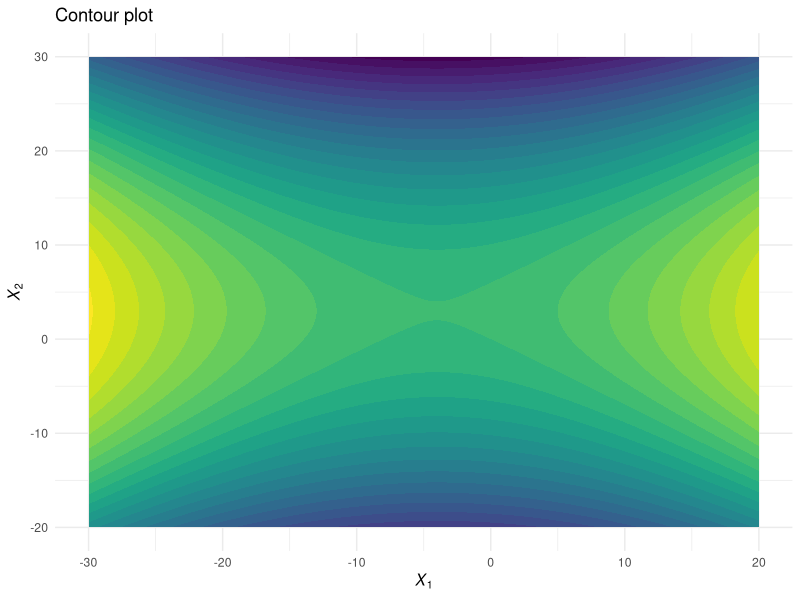
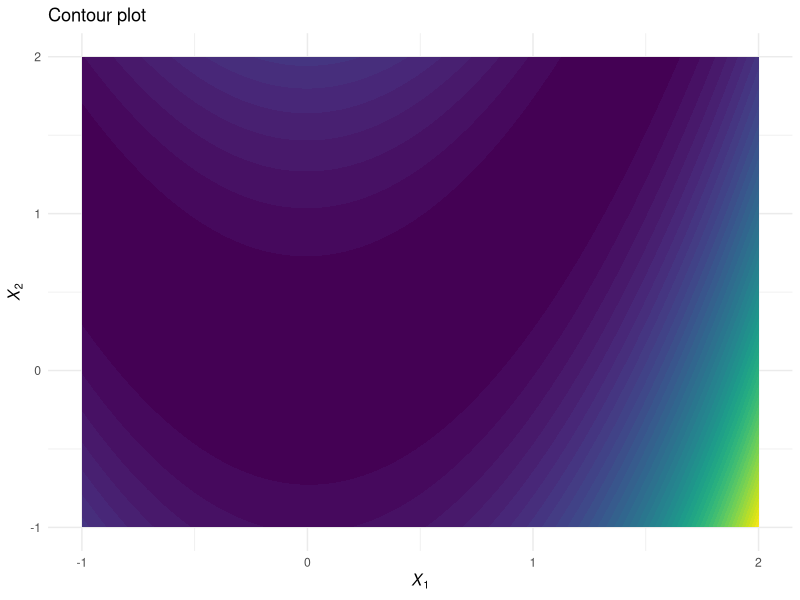
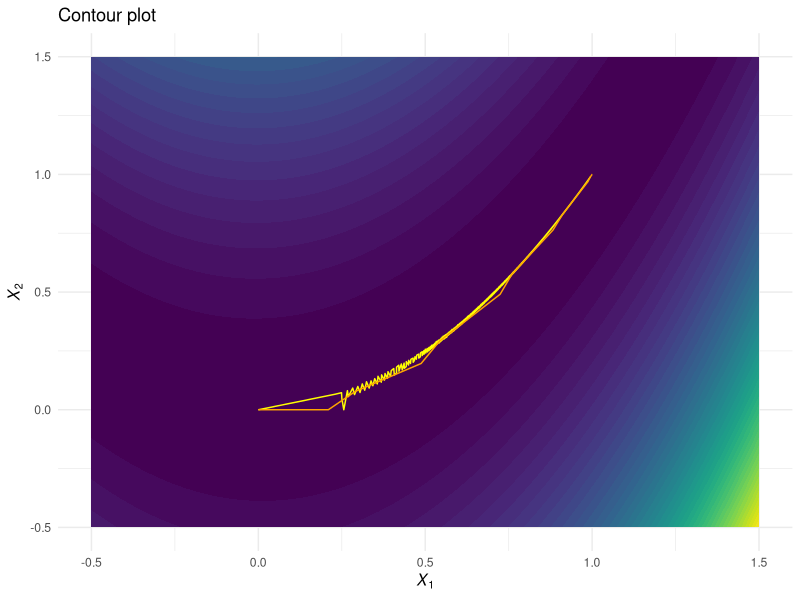

The R script that drew these images, in order:
## ---- chunk 1
NR <- function(formula, data = NULL, start, n.iter) {
  
  X <- model.matrix(formula, data)
  Y <- model.frame(formula, data)[,1]
  
  loglikelihood <- function(X, Y, beta) {
    constant <- sapply(Y, function(y) sum(log(1:y))) |> sum()
    sum(y - X %*% beta - exp(X %*% beta) - constant)
  }
  
  score <- function(X, Y, beta) {
    t(X) %*% (Y - exp(X %*% beta))
  }
  
  hess <- function(X, beta) {
    - t(X) %*% diag(c(exp(X %*% beta))) %*% X
  }
  
  out <- matrix(0, n.iter+1, ncol(X))
  out[1, ] <- b <- start
  
  logL <- numeric(n.iter+1)
  logL[1] <- loglikelihood(X, Y, b)
  
  for (i in (1:n.iter)+1) {
    b <- b - solve(hess(X, b)) %*% score(X, Y, b)
    out[i, ] <- b
    logL[i] <- loglikelihood(X, Y, b)
  }
  data.frame(iter = 0:n.iter,
             out,
             logL = logL)
}

x <- c(1, 1, 1, 0, 0, 0)
y <- c(12, 15, 17, 8, 11, 5)

NR(y ~ x, start = c(0,0), n.iter = 20) |>
  knitr::kable() |>
  kableExtra::kable_styling(bootstrap_options = c("striped", "hover"))

## ---- chunk 2
#| message: false
library(ggplot2)
library(dplyr)
library(purrr)

fx1x2 <- function(x1, x2) 8*x1 + 12*x2 + x1^2 - 2*x2^2

expand.grid(x1 = -300:200/10,
            x2 = -200:300/10) |>
  mutate(f = map2_dbl(x1, x2, fx1x2)) |>
  ggplot(aes(x = x1, y = x2, z = f)) +
  stat_contour_filled(bins = 30, show.legend = FALSE) +
  theme_minimal() +
  labs(x = expression(italic(X[1])),
       y = expression(italic(X[2])),
       title = "Contour plot")
## ---- chunk 3
fx1x2 <- function(x1, x2) 100*(x2 - x1^2)^2 + (1 - x1)^2

expand.grid(x1 = -100:200/100,
            x2 = -100:200/100) |>
  mutate(f = map2_dbl(x1, x2, fx1x2)) |>
  ggplot(aes(x = x1, y = x2, z = f)) +
  stat_contour_filled(bins = 50, show.legend = FALSE) +
  theme_minimal() +
  labs(x = expression(italic(X[1])),
       y = expression(italic(X[2])),
       title = "Contour plot")
## ---- chunk 4
f <- function(x1, x2) 100*(x2 - x1^2)^2 + (1 - x1)^2

score <- function(x1, x2) {
  c(400*x1^3 - 400*x1*x2 + 2*x1 - 2,
    200*x2 - 200*x1^2)
}
  
hess <- function(x1, x2) {
  matrix(c(1200*x1^2 - 400*x2 + 2, -400*x1, -400*x1, 200), 
         nrow = 2, ncol = 2)
}

SD <- function(start, n.iter, alpha, rho, tol = 1e-16) {
  b <- start
  grad <- matrix(0, n.iter + 1, 2)
  grad[1, ] <- score(b[1], b[2])
  
  out <- matrix(0, n.iter + 1, 2)
  out[1, ] <- b
  
  i <- 1; conv <- FALSE
  
  while (!conv) {
    i <- i+1
    fold <- f(out[i-1, 1], out[i-1, 2])
    gradvec <- score(out[i-1, 1], out[i-1, 2])
    out[i, ] <- out[i-1, ] - alpha * gradvec / sum(gradvec^2)
    grad[i, ] <- gradvec
    
    fnew <- f(out[i,1], out[i,2])
    a <- alpha
    while(fnew > fold) {
      a <- a*rho
      out[i, ] <- out[i-1, ] - a * gradvec / sum(gradvec^2)
      grad[i, ] <- c(score(out[i,1], out[i,2]))
      fnew <- f(out[i,1], out[i,2])
    }
    if (
      i - 1 == n.iter | 
      abs(fnew - fold) < tol
    ) {
      conv <- TRUE
    }
    
  }
  data.frame(iter = 0:(nrow(out)-1), 
             out  = out, 
             grad = grad, 
             fval = f(out[,1], out[,2])) |>
    subset(iter < i)
}

SDout <- SD(c(0,0), 20000, 1, 0.8, 1e-10)

SDout |>
  head(15) |>
  knitr::kable() |>
  kableExtra::kable_styling(bootstrap_options = c("striped", "hover"))
## ---- chunk 5
NR <- function(start, n.iter, alpha, rho) {
  
  b <- start
  grad <- matrix(0, n.iter + 1, 2)
  grad[1, ] <- score(b[1], b[2])
  
  out <- matrix(0, n.iter + 1, 2)
  out[1, ] <- b
  
  for (i in 1:n.iter + 1) {
    
    fold <- f(out[i-1,1], out[i-1,2])
    b <- out[i - 1, ]
    
    out[i, ] <- b - solve(hess(b[1], b[2])) %*% score(b[1], b[2])
    grad[i, ] <- c(score(b[1], b[2]))

    fnew <- f(out[i,1], out[i,2])
    a <- alpha
    while (fnew>fold){
      a <- a*rho
      out[i,] <- out[i-1,] - a * solve(hess(b[1], b[2])) %*% score(b[1], b[2])
      grad[i, ] <- c(score(out[i,1], out[i,2]))
      fnew <- f(out[i,1], out[i,2])
    }
  }
  data.frame(iter = 0:(nrow(out)-1), 
             out  = out, 
             grad = grad, 
             fval = f(out[,1], out[,2]))
}
NRout <- NR(c(0,0), 15, 1, 0.8) 

NRout |>
  knitr::kable() |>
  kableExtra::kable_styling(bootstrap_options = c("striped", "hover"))

expand.grid(x1 = -50:150/100,
            x2 = -50:150/100) |>
  mutate(f = map2_dbl(x1, x2, fx1x2)) |>
  ggplot(aes(x = x1, y = x2, z = f)) +
  stat_contour_filled(bins = 50, show.legend = FALSE) +
  geom_line(data = SDout, 
            mapping = aes(x = out.1, y = out.2, z = NULL), 
            col = "yellow") +
  geom_line(data = NRout, 
            mapping = aes(x = out.1, y = out.2, z = NULL),
            col = "orange") +
  theme_minimal() +
  labs(x = expression(italic(X[1])),
       y = expression(italic(X[2])),
       title = "Contour plot")
## ---- chunk 6
loglikelihood <- function(X, Y, beta) {
  sum(Y * (X%*%beta) - log(1 + exp(X %*% beta)))
}
score <- function(X, Y, beta) {
  t(X) %*% (Y - 1/(1 + exp(-X%*%beta)))
}
hess <- function(X, Y, beta) {
  - t(X) %*% diag(c(exp(-(X%*%beta))/(1 + exp(-X%*%beta))^2)) %*% X
}
## ---- chunk 7
NRlogistic <- function(formula, data = NULL, start, n.iter) {
  X <- model.matrix(formula, data)
  Y <- model.frame(formula, data)[, 1]
  
  out <- matrix(0, n.iter+1, ncol(X))
  out[1, ] <- b <- start
  
  logL <- numeric(n.iter+1)
  logL <- loglikelihood(X, Y, b)
  
  for (i in 1:n.iter + 1) {
    b <- b - solve(hess(X, Y, b)) %*% score(X, Y, b)
    out[i, ] <- b
    logL[i] <- loglikelihood(X, Y, b)
  }
  
  data.frame(iter = 0:n.iter,
             b0 = out[,1],
             b1 = out[,2],
             logL = logL)
}

x <- c(0,1,2,3,4,5)
y <- c(0,1,0,1,1,1)

NRlogistic(y ~ x, start = c(0,0), n.iter = 5) |>
  knitr::kable() |>
  kableExtra::kable_styling(bootstrap_options = c("striped", "hover"))

glm(y ~ x, family = binomial) |> summary()
## ---- chunk 8
IRLS <- function(formula, data = NULL, start, n.iter) {
  
  X <- model.matrix(formula, data)
  Y <- model.frame(formula, data)[,1]
  out <- matrix(0, n.iter+1, ncol(X))
  out[1, ] <- b <- start
  
  logL <- numeric(n.iter+1)
  logL[1] <- loglikelihood(X, Y, b)
  
  for (i in 1:n.iter+1) {
    e <- exp(X%*%b) / (1 + exp(X%*%b))
    W <- diag(c(e / (1+exp(X %*% b))))
    Z <- X %*% b + (y - e) * (1 / (e*(1-e)))
    b <- solve(t(X) %*% W %*% X) %*% t(X) %*% W %*% Z
    out[i, ] <- b
    logL[i] <- loglikelihood(X, Y, b)
  }
  data.frame(iter = 0:n.iter,
             b0 = out[,1],
             b1 = out[,2],
             logL = logL)
}
IRLS(y ~ x, start = c(0,0), n.iter = 5) |>
  knitr::kable() |>
  kableExtra::kable_styling(bootstrap_options = c("striped", "hover"))
## ---- chunk 9
fx <- function(x) -exp(x) / (1 + exp(x))^2
f1x <- function(x) -(exp(x) - exp(2*x)) / (1 + exp(x))^3
f2x <- function(x) (exp(x) - 4*exp(2*x) + exp(3*x)) / (1 + exp(x))^4

NR <- function(start = 0.5, n.iter = 20, alpha = 1, rho = 0.8) {
  out <- matrix(0, n.iter+1, 4)
  out[1, ] <- c(start, fx(start), f1x(start), f2x(start))
  
  colnames(out) <- c("x", "fx", "f1x", "f2x")
  
  for (i in 1:n.iter + 1) {
    a <- alpha
    new <- out[i-1, 1] - a * out[i-1, 3] / out[i-1, 4]
    out[i, ] <- c(new, fx(new), f1x(new), f2x(new))
    while(out[i, 2] > out[i-1, 2]) {
      a <- a*rho
      new <- out[i-1, 1] - a * out[i-1, 3] / out[i-1, 4]
      out[i, ] <- c(new, fx(new), f1x(new), f2x(new))
    }
  }
  out
}

NR(0.5, 5) |>
  knitr::kable() |>
  kableExtra::kable_styling(bootstrap_options = c("striped", "hover"))
## ---- chunk 10
x <- c(0.5, 1, 1.5, 2, 2.5)
y <- c(0,0,1,0,1)

NRlogistic(y ~ x, start = c(0,0), n.iter = 5) |>
  knitr::kable() |>
  kableExtra::kable_styling(bootstrap_options = c("striped", "hover"))

IRLS(y ~ x, start = c(0,0), n.iter = 5) |>
  knitr::kable() |>
  kableExtra::kable_styling(bootstrap_options = c("striped", "hover"))

glm(y ~ x, family = binomial) |> summary()
